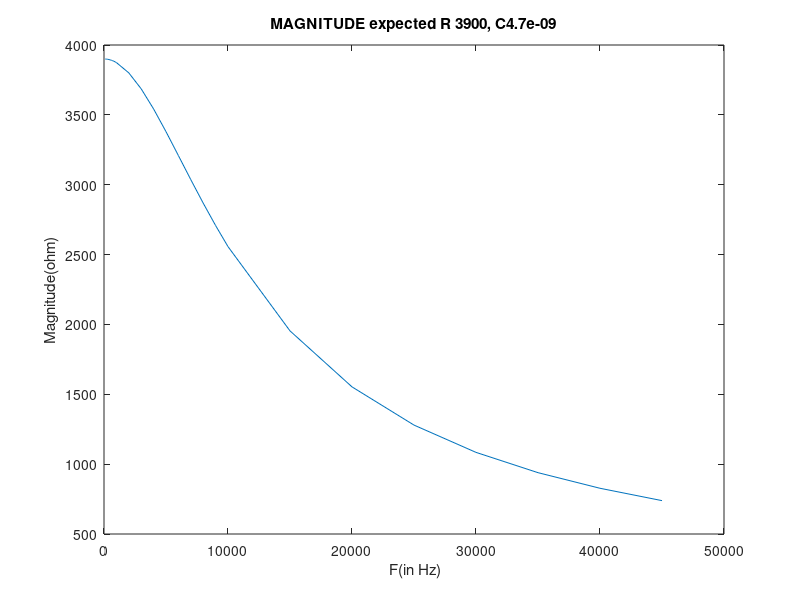
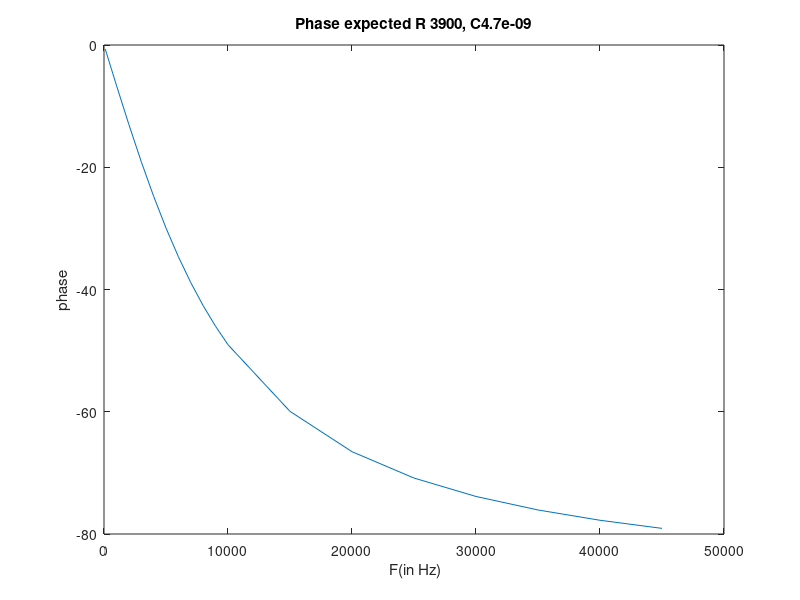

These figures' MATLAB source, in order:
clear
close all
R= 3900
C = 4.7*10^-9

F= [100 200 300 400 500 600 700 800 900 1000 2000 3000 4000 5000 6000 7000 8000 9000 10000 15000 20000 25000 30000 35000 40000 45000 ];
[a b] = size(F)
samples = b

for j = 1: samples
    eqn = R/(R*i*2*pi*F(1,j)*C +1);
    real11 = real (eqn)  ;
    imag11 = imag(eqn)
    mag(j) = sqrt(real11*real11 + imag11*imag11);
    phase(j) = atan(imag11/real11)*180/pi;
end
figure(55)
plot(F,mag)
xlabel(' F(in Hz)') 
ylabel('Magnitude(ohm)') 
title(['MAGNITUDE expected R ',num2str(R),', C',num2str(C)])

figure(66)
plot(F,phase)
xlabel(' F(in Hz)') 
ylabel('phase') 
title(['Phase expected R ',num2str(R),', C',num2str(C)])